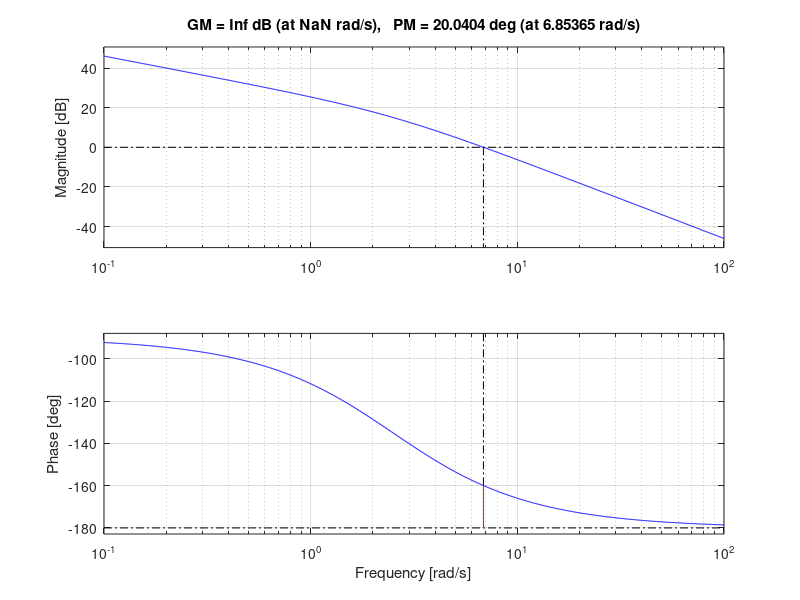
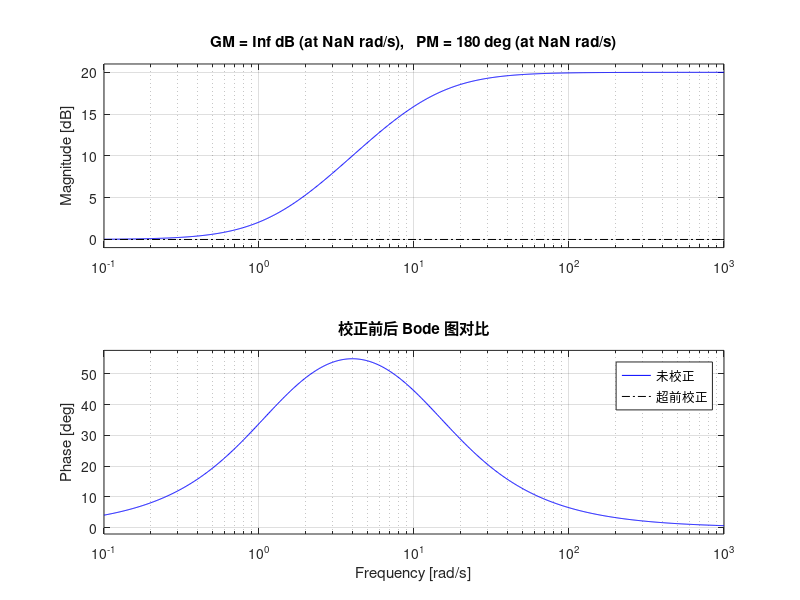

MATLAB code for these plots, in order:
s = tf('s');
K = 200;
G = K / (s*(4*s + 10));

margin(G);

alpha = 0.1;
omega_m = 4;  
T = 1 / (omega_m * sqrt(alpha));

G_corr = tf([T 1], [alpha*T 1]);


figure;
margin(G); hold on;
margin(G_corr);
legend('未校正', '超前校正');
title('校正前后 Bode 图对比');
grid on;
